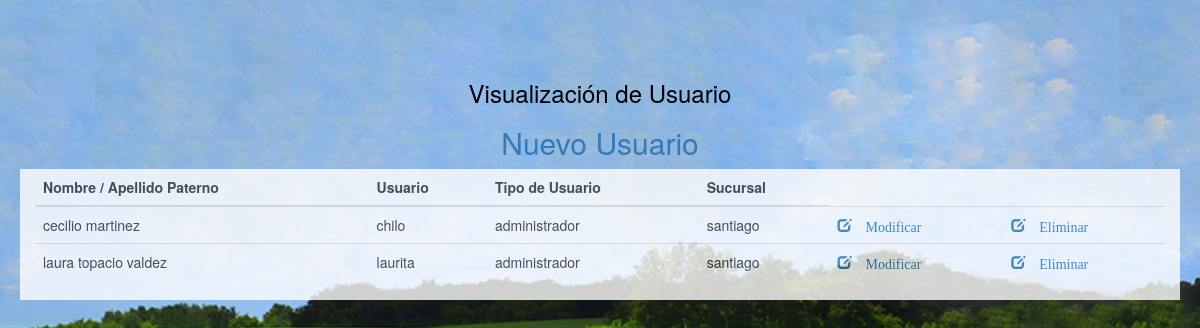
The page /usuario/mostrar_usuario.php on the database its author committed.
### tables this page shows
CREATE TABLE `usuario` (
  `pk_usuario` smallint(6) NOT NULL,
  `nombre` varchar(40) NOT NULL,
  `apellidop` varchar(40) NOT NULL,
  `apellidom` varchar(40) NOT NULL,
  `user` varchar(30) NOT NULL,
  `pass` varchar(60) NOT NULL,
  `fk_tipo_usuario` smallint(6) NOT NULL,
  `fk_sucursal` smallint(6) NOT NULL
);

CREATE TABLE `tipo_usuario` (
  `pk_tipo_usuario` smallint(6) NOT NULL,
  `tipo` varchar(30) NOT NULL
);

CREATE TABLE `sucursal` (
  `pk_sucursal` smallint(6) NOT NULL,
  `sucursal` varchar(40) NOT NULL
);

### usuario/mostrar_usuario.php (the view, shortened to what this page needs)
<?php
class Usuarios
{
	public function __construct()
	{
		$this ->_db = new mysqli("localhost", "root", "", "cosecha");
	}
}
class usuarioModelo extends usuarios
{
	public function get_usuario()
	{
		$result = $this->_db->query('SELECT pk_usuario, nombre, apellidop, apellidom, user, pass,
		 y.tipo, z.sucursal FROM usuario x, tipo_usuario y, sucursal z WHERE y.pk_tipo_usuario = x.fk_tipo_usuario and z.pk_sucursal = x.fk_sucursal');
		$gasto =$result->fetch_all(MYSQLI_ASSOC);
		return $gasto;
	}
}
$usuarioModelo = new usuarioModelo();
$a_usuario = $usuarioModelo->get_usuario();
?>
<!DOCTYPE html>
<html lang="en">
<head>
	<link rel="stylesheet" href="../bootstrap/css/bootstrap.min.css" media="screen" title="no title" charset="utf-8">
    <link rel="stylesheet" type="text/css" href="../bootstrap/css/styleMenu.css" media="screen" charset="utf-8">
</head>
<body>
<div class="container">
			<div class="row">
        <div class="col-lg-12" id="cabezera">
            <h3 align="center">Visualización de Usuario</h3>
            <center>
            <h2><a href="formulario_usuario.php">Nuevo Usuario </a></h2>
        </center>
        </div>
    <div class="row">
        <div class="col-lg-12" id="formProdu">
            <table class="table table-responsive" id="table" >
                <thead>
                	 <tr>
			<th><strong>Nombre</strong>  /  <strong>Apellido Paterno</strong></th>
			<th><strong>Usuario</strong></th>
			<th><strong>Tipo de Usuario</strong></th>
			<th><strong>Sucursal</strong>
				</tr>
	 </thead>
	<?php
		foreach($a_usuario as $row):
	 ?>
	<tr>
	<?php $PK = $row['pk_usuario']; ?>
		<td><?php echo $row['nombre'];?>
		<?php echo $row['apellidop'];?></td>
		<td><?php echo $row['user']; ?></td>
		<td><?php echo $row['tipo']; ?></td>
		<td><?php echo $row['sucursal']; ?></td>
			<td><a href='modificar_usuario.php?pk_usuario=<?php echo $PK; ?>' onclick="return confirm('Aviso: \n¿Desea modificar el Usuario?','Confirmar')"><span class="glyphicon glyphicon-edit"> Modificar</span></a></td>
		<td><a href='eliminar_usuario.php?pk_usuario=<?php echo $PK; ?>' onclick="return confirm('Aviso: \n¿Desea modificar el Eliminar?','Confirmar')"><span class="glyphicon glyphicon-edit"> Eliminar</span></a></td>
			</tr>
	<?php
	endforeach;
	 ?>
</table>
</div>
</div>
</body>
</html>

### rows shown on the page
usuario: nombre "cecilio", apellidop "martinez", user "chilo", fk_tipo_usuario.tipo "administrador", fk_sucursal.sucursal "santiago"
usuario: nombre "laura topacio", apellidop "valdez", user "laurita", fk_tipo_usuario.tipo "administrador", fk_sucursal.sucursal "santiago"
